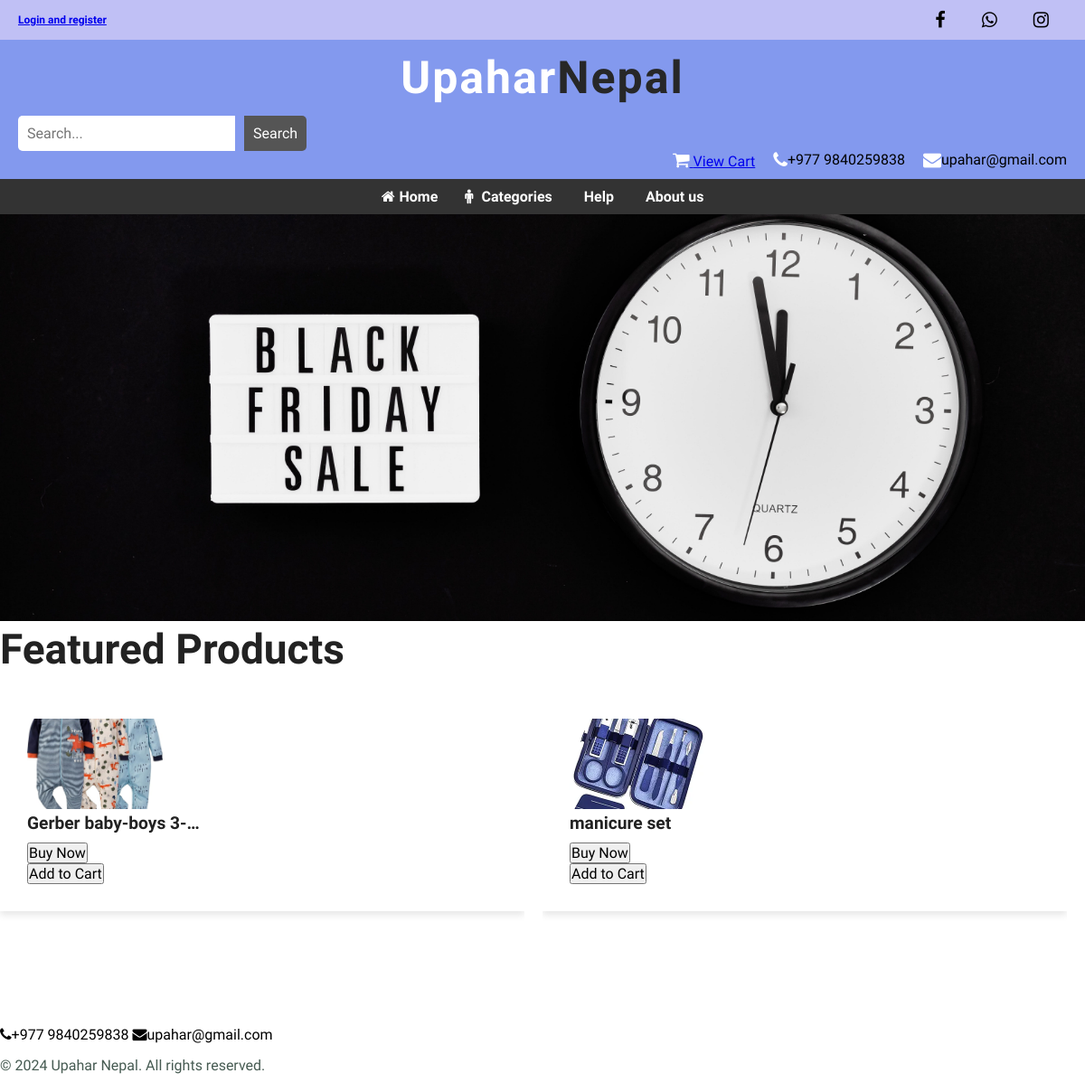
The page / on the database its author committed.
### store_app/models.py (models this page shows, shortened)
class Product(models.Model):
    STOCK_CHOICES = (('IN STOCK', 'IN STOCK'), ('OUT OF STOCK', 'OUT OF STOCK'))
    STATUS_CHOICES = (('Publish', 'Publish'), ('DRAFT', 'DRAFT'))
    unique_id = models.CharField(unique=True, max_length=200, null=True, blank=True)
    image = models.ImageField(upload_to='Product_images/img')
    name = models.CharField(max_length=60)
    price = models.FloatField()
    description = models.CharField(max_length=500)
    stock = models.CharField(choices=STOCK_CHOICES, max_length=200)
    status = models.CharField(choices=STATUS_CHOICES, max_length=200)
    added_date = models.DateTimeField(default=timezone.now)
    categorie = models.ForeignKey(Categorie, on_delete=models.CASCADE)
    color = models.ForeignKey(Color, on_delete=models.CASCADE)
    filter_price = models.ForeignKey(Filter_Price, on_delete=models.CASCADE)

### E_shop/views.py (the view)
# urls.py: path('', views.HOME, name='home'),
def HOME(request):
    products = Product.objects.all()
    context = {
        'products': products,
    }
    return render(request, 'main/index.html', context)

### templates/main/index.html (shortened to what this page needs)
{% extends 'main/base.html' %}
{% block content %}
{% load static %}
<div class="featured">
    <img src="{% static 'images/img.jpg' %}" alt="">
</div>
<div class="latest-products pt-5 pb-0">
    <div class="container-xl">
        <div class="section-tile row">
            <div class="col-md-10 text-center mx-auto">
                <h2>Featured Products</h2>
            </div>
        </div>
        <div class="latest-products-container">
            {% for product_item in products %}
                <div class="product-card">
                    <div class="product-bg">
                        <div class="product-detail">
                            <div class="text-center">
                                <a href="detail.html">
                                    <img src="{{ product_item.image }}" alt="{{ product_item.name }}">
                                </a>
                            </div>
                            <h4 class="mb-1 fs-5 fw-bold">{{ product_item.name | truncatechars:20 }}</h4>
                            <div class="row pt-2">
                                <div class="col-md-6">
                                    <button class="btn mb-2 fw-bold w-100 btn-danger">Buy Now</button>
                                </div>
                                <div class="col-md-6">
                                    <form action="{% url 'cart_add' product_item.id %}" method="post">
                                        <button type="submit" class="btn fw-bold w-100 btn-outline-danger">Add to Cart</button>
                                    </form>
                                </div>
                            </div>
                        </div>
                    </div>
                </div>
            {% endfor %}
        </div>
    </div>
</div>
{% endblock %}

### static/css/style.css (style rules this page uses)
* { margin: 0; padding: 0; box-sizing: border-box; font-family: "Spartan", sans-serif; }
html { scroll-behavior: smooth; }
h2 { font-size: 46px; line-height: 54px; color: #222; }
h4 { font-size: 20px; color: #222; }
body { width: 100%; margin: 0; }
:root { --primary: rgb(72, 72, 186); --secondary: rgb(39, 39, 39); --light: rgb(95, 94, 94); }
.featured img { width: 100%; max-height: 450px; object-fit: cover; }
.latest-products-container { display: flex; flex-wrap: nowrap; overflow-x: auto; padding: 20px 0; }
.product-card { flex: 0 0 auto; margin-right: 20px; width: calc(33.3333% - 20px); }
.product-bg { background-color: #fff; padding: 15px; box-shadow: 0 4px 8px rgba(0, 0, 0, 0.1); }
.product-detail { padding: 15px; }
.product-detail h4 { font-size: 1.2rem; margin-bottom: 10px; }
.product-detail button { font-size: 1rem; }
@media (max-width: 1200px) { .product-card { width: calc(50% - 20px); } }
.product-card { flex: 0 0 auto; margin-right: 20px; width: calc(33.3333% - 20px); height: 350px; overflow: hidden; }
.product-detail { height: 100%; padding: 15px; display: flex; flex-direction: column; justify-content: space-between; }
.product-card img { width: 150px; max-height: 100px; object-fit: cover; }

### rows shown on the page
Product: image (picture), name "Gerber baby-boys 3-…"
Product: image (picture), name "manicure set"
